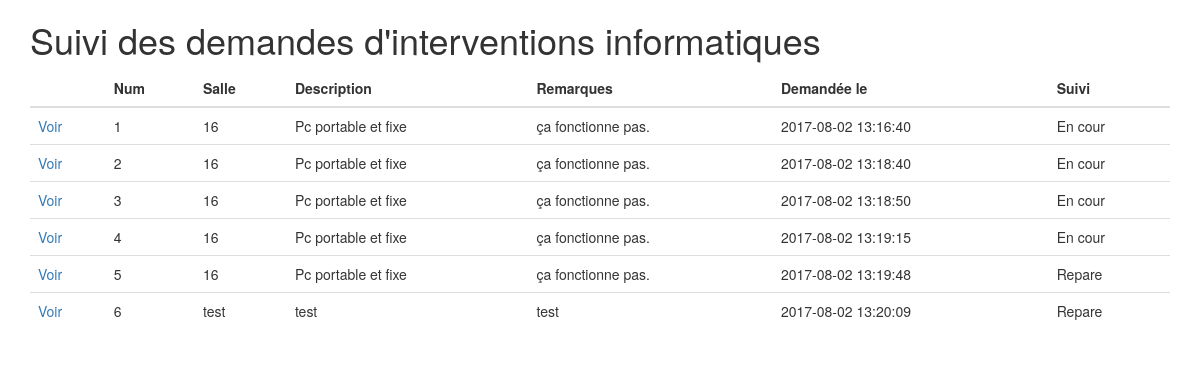
Page /suivi_demande.php (signed in) on the committed database.
### tables this page shows
CREATE TABLE IF NOT EXISTS `demande` (
  `id` int(11) NOT NULL,
  `nom` varchar(25) NOT NULL,
  `bureau` varchar(25) NOT NULL,
  `problem` text NOT NULL,
  `info_pc` text NOT NULL,
  `description` text NOT NULL,
  `date` timestamp NOT NULL DEFAULT CURRENT_TIMESTAMP,
  `suivi` varchar(25) NOT NULL DEFAULT 'En cour'
);

### suivi_demande.php (the view, shortened to what this page needs)
<?php
$user = "root";
$pass = "root";
$dbh = new PDO('mysql:host=localhost;dbname=dedi-entretien', $user, $pass);
$sql = $dbh->prepare("SELECT * FROM `demande`");
?>
<!doctype html>
<html lang="fr">
<head>
	<link rel="stylesheet" href="https://maxcdn.bootstrapcdn.com/bootstrap/3.3.7/css/bootstrap.min.css">
</head>
<body>
	<div class="container">
		<div class="row">
			<div class="col-md-12">
				<h1>Suivi des demandes d'interventions informatiques</h1>
				<table class="table">
					<thead>
						<tr>
							<th></th>
							<th>Num</th>
							<th>Salle</th>
							<th>Description</th>
							<th>Remarques</th>
							<th>Demandée le</th>
							<th>Suivi</th>
						</tr>
					</thead>
					<tbody>
						<?php
							$sql->execute();
							$result = $sql->fetchAll(PDO::FETCH_OBJ);
							foreach ($result as $demande)
							{
								echo "<tr>";
									echo "<td><a href='show_demande.php?id=$demande->id'>Voir</a></td>";
									echo "<td>$demande->id</td>";
									echo "<td>$demande->bureau</td>";
									echo "<td>$demande->info_pc</td>";
									echo "<td>$demande->description</td>";
									echo "<td>$demande->date</td>";
									echo "<td>$demande->suivi</td>";
								echo "</tr>";
							}
						?>
					</tbody>
				</table>
			</div>
		</div>
	</div>
</body>
</html>

### rows in the picture
demande: id "1", bureau "16", info_pc "Pc portable et fixe", description "ça fonctionne pas.", date "2017-08-02 13:16:40", suivi "En cour"
demande: id "2", bureau "16", info_pc "Pc portable et fixe", description "ça fonctionne pas.", date "2017-08-02 13:18:40", suivi "En cour"
demande: id "3", bureau "16", info_pc "Pc portable et fixe", description "ça fonctionne pas.", date "2017-08-02 13:18:50", suivi "En cour"
demande: id "4", bureau "16", info_pc "Pc portable et fixe", description "ça fonctionne pas.", date "2017-08-02 13:19:15", suivi "En cour"
demande: id "5", bureau "16", info_pc "Pc portable et fixe", description "ça fonctionne pas.", date "2017-08-02 13:19:48", suivi "Repare"
demande: id "6", bureau "test", info_pc "test", description "test", date "2017-08-02 13:20:09", suivi "Repare"
